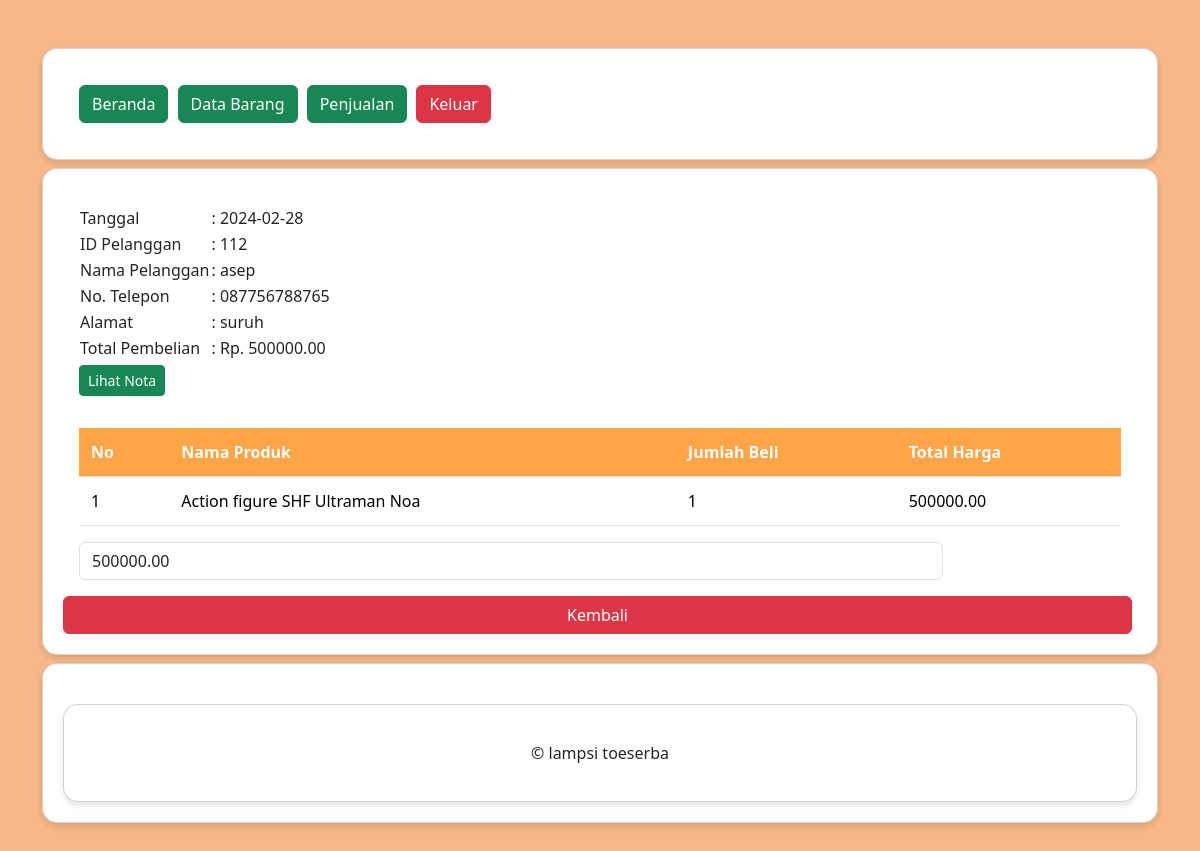
The page /ukk_kasir_hafizh/petugas/detail_nota.php?PelangganID=112 (signed in) on the database its author committed.
### tables this page shows
CREATE TABLE `penjualan` (
  `PenjualanID` int(11) NOT NULL,
  `TanggalPenjualan` date NOT NULL,
  `TotalHarga` decimal(10,2) NOT NULL,
  `PelangganID` int(11) NOT NULL
);

CREATE TABLE `pelanggan` (
  `PelangganID` int(11) NOT NULL,
  `NamaPelanggan` varchar(255) NOT NULL,
  `Alamat` text NOT NULL,
  `NomorTelepon` varchar(15) NOT NULL
);

CREATE TABLE `detailpenjualan` (
  `DetailID` int(11) NOT NULL,
  `PenjualanID` int(11) NOT NULL,
  `ProdukID` varchar(25) NOT NULL,
  `JumlahProduk` int(11) NOT NULL,
  `Subtotal` decimal(10,2) NOT NULL
);

CREATE TABLE `produk` (
  `ProdukID` varchar(25) NOT NULL,
  `NamaProduk` varchar(255) NOT NULL,
  `Harga` decimal(10,2) NOT NULL,
  `Stok` int(11) NOT NULL
);

### ukk_kasir_hafizh/petugas/detail_nota.php (the view, shortened to what this page needs)
<?php
include "header.php";
include "navbar.php";
?>
<div class="card mt-2">
    <div class="card-body">
        <?php
        include '../koneksi.php';
        $PelangganID = $_GET['PelangganID'];
        $data = mysqli_query($koneksi,"SELECT * FROM pelanggan INNER JOIN penjualan ON pelanggan.PelangganID=penjualan.PelangganID");
        while($d = mysqli_fetch_array($data)){
            ?>
            <?php if ($d['PelangganID'] == $PelangganID) { ?>
                <table>
                    <tr>
                        <td>Tanggal</td>
                        <td>: <?php echo $d['TanggalPenjualan']; ?></td>
                    </tr>
                    <tr>
                        <td>ID Pelanggan</td>
                        <td>: <?php echo $d['PelangganID']; ?></td>
                    </tr>
                    <tr>
                        <td>Nama Pelanggan</td>
                        <td>: <?php echo $d['NamaPelanggan']; ?></td>
                    </tr>
                    <tr>
                        <td>No. Telepon</td>
                        <td>: <?php echo $d['NomorTelepon']; ?></td>
                    </tr>
                    <tr>
                        <td>Alamat</td>
                        <td>: <?php echo $d['Alamat']; ?></td>
                    </tr>
                    <tr>
                        <td>Total Pembelian</td>
                        <td>: Rp. <?php echo $d['TotalHarga']; ?></td>
                    </tr>
                </table>
                <?php
                $detailpenjualan = mysqli_query($koneksi, "SELECT COUNT(*) AS TotalDetails FROM detailpenjualan WHERE PenjualanID='".$d['PenjualanID']."'");
                $row = mysqli_fetch_assoc($detailpenjualan);
                $totalDetails = $row['TotalDetails'];
                $totalHarga = $d['TotalHarga'];
                if ($totalDetails > 0 && !empty($totalHarga)) {
                ?>
                <form method="post" action="lihat_nota.php" onsubmit="return openPopup(this);">
                    <button type="submit" class="btn btn-success btn-sm mt-1 mb-3">Lihat Nota</button>
                </form>
                <?php } ?>
                <table class="table">
                    <div class="mt-3">
                    <thead>
                        <tr>
                            <th>No</th>
                            <th>Nama Produk</th>
                            <th>Jumlah Beli</th>
                            <th>Total Harga</th>
                        </tr>
                    </thead>
                    </div>
                    <tbody>
                        <?php
                        include '../koneksi.php';
                        $nos = 1;
                        $detailpenjualan = mysqli_query($koneksi,"SELECT * FROM detailpenjualan");
                        while($d_detailpenjualan = mysqli_fetch_array($detailpenjualan)){
                            ?>
                            <?php
                            if ($d_detailpenjualan['PenjualanID'] == $d['PenjualanID']) { ?>
                                <tr>
                                    <td><?php echo $nos++; ?></td>
                                    <td>
                                        <?php
                                        $produk = mysqli_query($koneksi,"SELECT * FROM produk WHERE ProdukID = '".$d_detailpenjualan['ProdukID']."'");
                                        $d_produk = mysqli_fetch_array($produk);
                                        echo $d_produk['NamaProduk'];
                                        ?>
                                    </td>
                                    <td><?php echo $d_detailpenjualan['JumlahProduk']; ?></td>
                                    <td><?php echo $d_detailpenjualan['Subtotal']; ?></td>
                                </tr>
                            <?php } else {
                                ?>
                                <?php
                            }
                        }
                        ?>
                    </tbody>
                </table>
                <form method="post" action="simpan_total_harga.php">
                    <?php
                    include '../koneksi.php';
                    $detailpenjualan = mysqli_query($koneksi, "SELECT SUM(Subtotal) AS TotalHarga FROM detailpenjualan WHERE  PenjualanID='".$d['PenjualanID']."'");
                    $row = mysqli_fetch_assoc($detailpenjualan);
                    $sum = $row['TotalHarga'];
                    ?>
                    <div class="row">
                        <div class="col-sm-10">
                            <div class="form-group">
                                <input type="text" class="form-control" name="TotalHarga" readonly value="<?php echo $sum; ?>">
                            </div>
                        </div>
                    </div>
                </form>
            <?php } else { ?>
                <?php
            }
        }
        ?>
    </div>
    <a href="data_barang.php" class="btn btn-danger">Kembali</a>
</div>
<?php
include "footer.php";
?>

### ukk_kasir_hafizh/petugas/header.php (style rules this page uses)
body { background-color: #F7B787; }
.card { margin-top: 20px; border-radius: 15px; box-shadow: 0 4px 6px rgba(0, 0, 0, 0.1); background-color: #ffffff; padding: 20px; }
.btn { margin-right: 5px; }
.table { width: 100%; border-collapse: collapse; }
.table th, .table td { padding: 12px; text-align: left; border-bottom: 1px solid #dee2e6; }
.table th { background-color: #FFA447; color: #fff; }

### rows shown on the page
penjualan: TanggalPenjualan "2024-02-28", PelangganID "112", PelangganID.NamaPelanggan "asep", PelangganID.NomorTelepon "087756788765", PelangganID.Alamat "suruh", TotalHarga "500000.00"
detailpenjualan: ProdukID.NamaProduk "Action figure SHF Ultraman Noa", JumlahProduk "1", Subtotal "500000.00"
